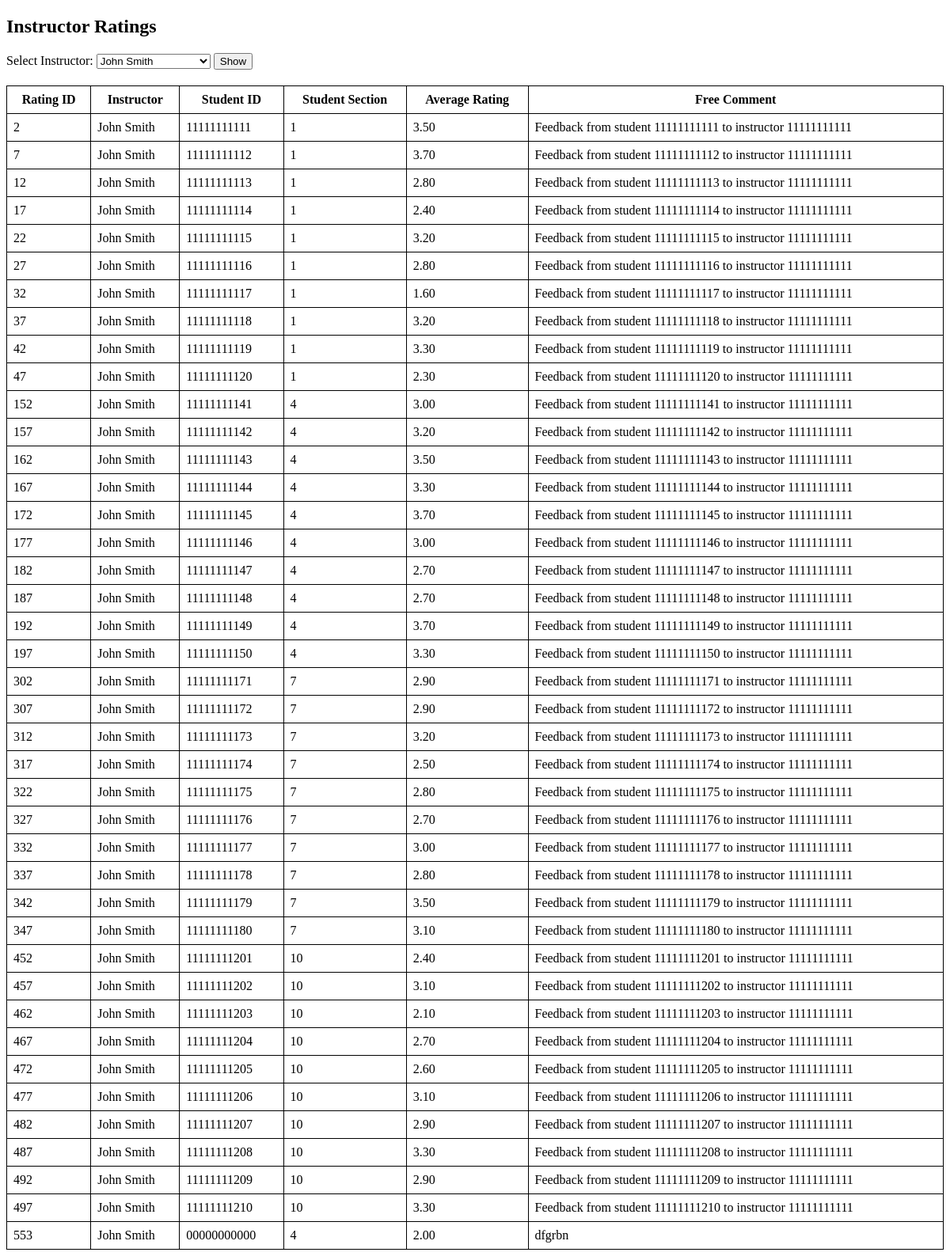
Page /adminInstructorsFeedback.php?instructor=11111111111 on the earlier database version.
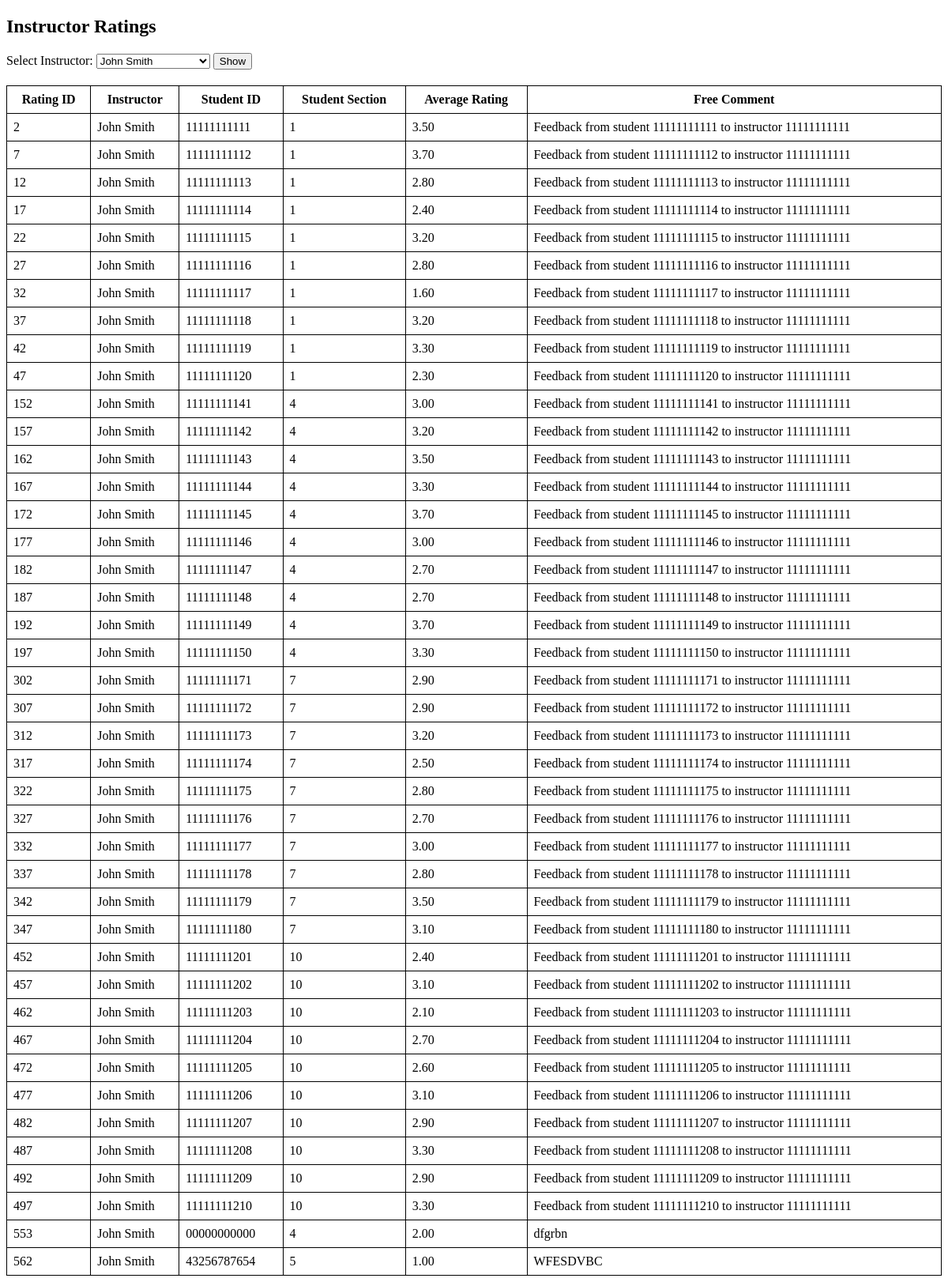
Same page on the later database version.
### tables this page shows
CREATE TABLE `studentratingstbl` (
  `id` int(11) NOT NULL,
  `instructorId` bigint(20) DEFAULT NULL,
  `studentId` varchar(255) DEFAULT NULL,
  `sectionId` int(11) DEFAULT NULL,
  `rating1` int(11) DEFAULT NULL,
  `rating2` int(11) DEFAULT NULL,
  `rating3` int(11) DEFAULT NULL,
  `rating4` int(11) DEFAULT NULL,
  `rating5` int(11) DEFAULT NULL,
  `rating6` int(11) DEFAULT NULL,
  `rating7` int(11) DEFAULT NULL,
  `rating8` int(11) DEFAULT NULL,
  `rating9` int(11) DEFAULT NULL,
  `rating10` int(11) DEFAULT NULL,
  `freeComment` text DEFAULT NULL
);

CREATE TABLE `instructorstbl` (
  `id` int(11) NOT NULL,
  `instructorId` bigint(20) NOT NULL,
  `instructorEmail` varchar(255) NOT NULL,
  `instructorFullName` varchar(255) NOT NULL,
  `password` varchar(255) NOT NULL,
  `instructorDepartment` varchar(255) DEFAULT NULL
);

### adminInstructorsFeedback.php (the view, shortened to what this page needs)
<?php
include("connect.php");
$instructors = [];
$instStmt = $conn->prepare("SELECT instructorID, instructorFullName FROM instructorstbl");
$instStmt->execute();
$instResult = $instStmt->get_result();
while ($row = $instResult->fetch_assoc()) {
  $instructors[] = $row;
}
$selectedInstructorID = isset($_GET['instructor']) ? $_GET['instructor'] : null;
if ($selectedInstructorID) {
  $stmt = $conn->prepare("
    SELECT r.*, i.instructorFullName
    FROM studentratingstbl r
    JOIN instructorstbl i ON r.instructorID = i.instructorID
    WHERE r.instructorID = ?
  ");
  $stmt->bind_param("i", $selectedInstructorID);
} else {
  $stmt = null;
}
$result = null;
if ($stmt) {
  $stmt->execute();
  $result = $stmt->get_result();
}
?>
<!DOCTYPE html>
<html lang="en">
<head>
</head>
<body>
  <h2>Instructor Ratings</h2>
  <form method="GET" action="">
    <label for="instructor">Select Instructor:</label>
    <select name="instructor" id="instructor">
      <?php foreach ($instructors as $instructor): ?>
        <option value="<?= $instructor['instructorID'] ?>" <?= $selectedInstructorID == $instructor['instructorID'] ? 'selected' : '' ?>>
          <?= htmlspecialchars($instructor['instructorFullName']) ?>
        </option>
      <?php endforeach; ?>
    </select>
    <button type="submit">Show</button>
  </form>
  <table id="ratingsTable">
    <tr>
      <th>Rating ID</th>
      <th>Instructor</th>
      <th>Student ID</th>
      <th>Student Section</th>
      <th>Average Rating</th>
      <th>Free Comment</th>
    </tr>
    <?php
    if ($result && $result->num_rows > 0) {
      while ($record = $result->fetch_assoc()) {
        $averageRating = (
          $record["rating1"] + $record["rating2"] + $record["rating3"] +
          $record["rating4"] + $record["rating5"] + $record["rating6"] +
          $record["rating7"] + $record["rating8"] + $record["rating9"] + $record["rating10"]
        ) / 10;
        echo "<tr>";
        echo "<td>" . $record["id"] . "</td>";
        echo "<td>" . htmlspecialchars($record["instructorFullName"]) . "</td>";
        echo "<td>" . htmlspecialchars($record["studentId"]) . "</td>";
        echo "<td>" . htmlspecialchars($record["sectionId"]) . "</td>";
        echo "<td>" . number_format($averageRating, 2) . "</td>";
        echo "<td>" . htmlspecialchars($record["freeComment"]) . "</td>";
        echo "</tr>";
      }
    } elseif ($selectedInstructorID) {
      echo "<tr><td colspan='6'>No ratings found for this instructor.</td></tr>";
    }
    ?>
  </table>
</body>
</html>

Differences in the rows shown:
added studentratingstbl: id "562", instructorstbl.instructorFullName "John Smith", studentId "43256787654", sectionId "5", averageRating "1.00", freeComment "WFESDVBC"
